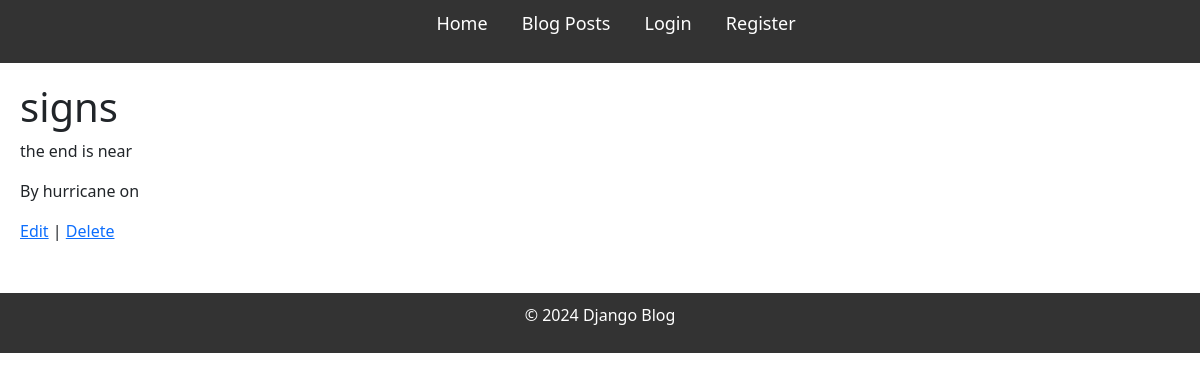
Screenshot of /post/3/ with the database file from the repository.
### blog/models.py (models this page shows, shortened)
class Post(models.Model):
    title = models.CharField(max_length=100)
    content = models.TextField()
    published_date = models.DateTimeField(auto_now_add=True)
    author = models.ForeignKey(User, on_delete=models.CASCADE, name='author')

### blog/views.py (the view)
# urls.py: path('post/<int:pk>/', views.PostDetailView.as_view(), name='post_detail'),
class PostDetailView(DetailView):
    model = Post
    template_name = 'blog/post_detail.html'
    context_object_name = 'post'

### blog/templates/blog/post_detail.html
{% extends "base.html" %}
{% block content %}
    <h1>{{ post.title }}</h1>
    <p>{{ post.content }}</p>
    <p>By {{ post.author }} on {{ post.created_at }}</p>
    <a href="{% url 'post_edit' post.pk %}">Edit</a> |
    <a href="{% url 'post_delete' post.pk %}">Delete</a>
{% endblock %}

### static/css/style.css (style rules this page uses)
* { margin: 0; padding: 0; box-sizing: border-box; }
body { font-family: Arial, sans-serif; background-color: #f9f9f9; color: #333; }

### rows the page displays
Post: title "signs", content "the end is near", author "hurricane"
